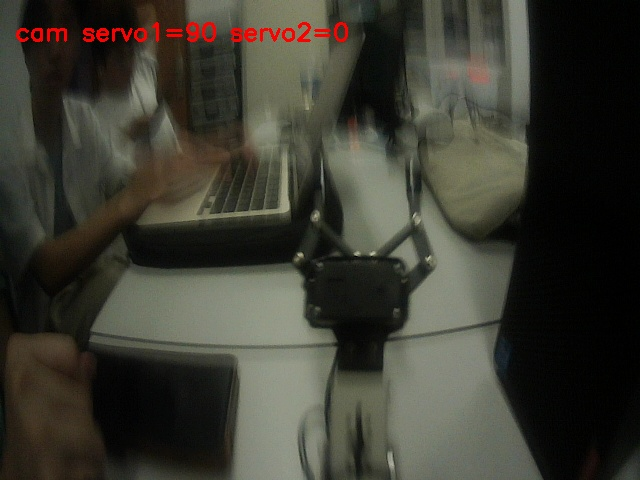
#> input picture artifacts/baseline/camera_forward_level.jpg, 640 x 480 px
$ python -i black_adapter_grab_demo.py   (imports and definitions only)
#> lines starting #> are read from the running program, lines starting #| are printed output that depends on the picture; after the words box and inside, x2 and y2 are one past the last pixel; in counts of white or black regions, pixels touching at a corner belong together
#> further down, picture is the input picture: shape (480, 640, 3); mean B, G, R 49.5, 59.2, 60.1
#!/usr/bin/env python3
import argparse
import sys
import time

import cv2
import numpy as np

sys.path.insert(0, "/home/pi/Transbot/py_install")
from Transbot_Lib import Transbot  # noqa: E402


def clamp(value, lo, hi):
    return max(lo, min(hi, value))


# [4 lines left out: function stop, not called in this run]


def draw_label(frame, text, y=28):
    cv2.putText(frame, text, (16, y), cv2.FONT_HERSHEY_SIMPLEX, 0.72, (0, 0, 255), 2)


def find_black_adapter(frame):
    h, w = frame.shape[:2]
#> h = 480; w = 640
    hsv = cv2.cvtColor(frame, cv2.COLOR_BGR2HSV)
#> hsv: shape (480, 640, 3); mean H, S, V 32.4, 60.1, 62.2

    # Dark, low-value objects. Keep this broad: black plastic varies a lot with glare.
    mask = cv2.inRange(hsv, np.array([0, 0, 0]), np.array([180, 255, 115]))
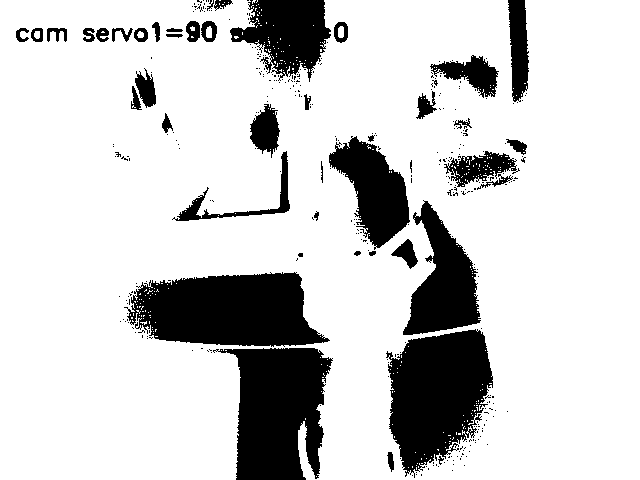
#> mask: shape (480, 640); 81% white; 357 black regions (315 under 20 px), largest, box (x1, y1, x2, y2) and area: (124, 272, 330, 347) 11167, (386, 329, 493, 478) 10632, (213, 348, 333, 480) 10625

    # Ignore borders and the top half of the frame to avoid walls, ceiling edges, and banners.
    roi = np.zeros_like(mask)
    x1, x2 = int(w * 0.25), int(w * 0.75)
#> x1 = 160; x2 = 480
    y1, y2 = int(h * 0.45), int(h * 0.86)
#> y1 = 216; y2 = 412
    roi[y1:y2, x1:x2] = 255
    mask = cv2.bitwise_and(mask, roi)
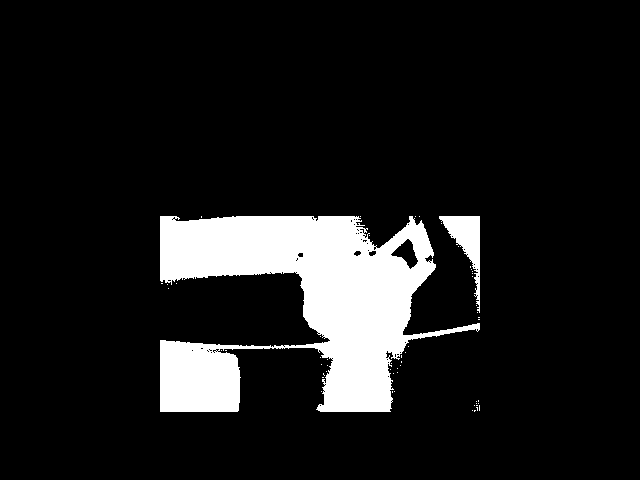
#> mask: shape (480, 640); 10.9% white; 55 white regions (53 under 20 px), largest, box (x1, y1, x2, y2) and area: (160, 216, 480, 412) 32158, (439, 216, 480, 313) 1375

    mask = cv2.erode(mask, np.ones((9, 9), np.uint8), iterations=1)
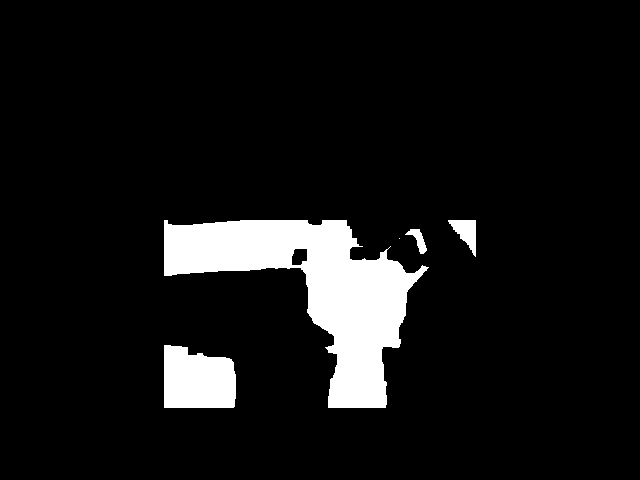
#> mask: shape (480, 640); 8% white; 5 white regions (1 under 20 px), largest, box (x1, y1, x2, y2) and area: (164, 220, 429, 408) 20019, (164, 345, 236, 408) 3926, (448, 220, 476, 257) 533, (405, 229, 427, 254) 223
    mask = cv2.dilate(mask, np.ones((13, 13), np.uint8), iterations=2)
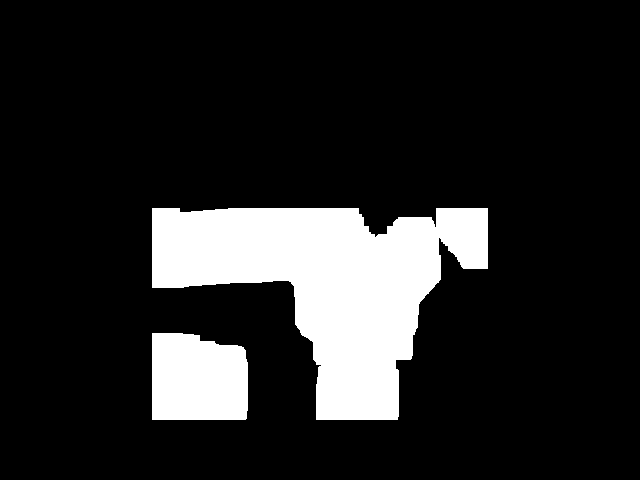
#> mask: shape (480, 640); 14.6% white; 2 white regions

    contours, _ = cv2.findContours(mask, cv2.RETR_EXTERNAL, cv2.CHAIN_APPROX_SIMPLE)
#> contours = 2 contours; box (x1, y1, x2, y2) and area: (152, 208, 488, 420) 36588, (152, 333, 248, 420) 7585
    candidates = []
    for cnt in contours:
        area = cv2.contourArea(cnt)
        if area < 350 or area > w * h * 0.08:
            continue
        x, y, bw, bh = cv2.boundingRect(cnt)
        if bw < 24 or bh < 24:
            continue
        if bw > w * 0.22 or bh > h * 0.26:
            continue
        if x <= x1 + 2 or x + bw >= x2 - 2 or y <= y1 + 2 or y + bh >= y2 - 2:
            # Avoid objects cut off by the ROI edge; they are often false positives.
            continue
        aspect = bw / float(bh)
        if aspect < 0.35 or aspect > 3.2:
            continue
        rect_area = bw * bh
        fill = area / float(rect_area)
        if fill < 0.12:
            continue
        bottom_ratio = (y + bh) / float(h)
        center_bias = 1.0 - min(abs((x + bw / 2.0) / w - 0.5) * 1.8, 0.9)
        score = area * (bottom_ratio ** 2.0) * center_bias
        candidates.append((score, area, x, y, bw, bh, fill))
#> this loop made 2 passes
#> (area, x, y, bw, bh) on pass 1: (7585, 152, 333, 96, 87)
#> area on pass 2: 36587.5
#> after the loop, candidates = []

    if not candidates:
        return None, mask
    candidates.sort(reverse=True)
    _, area, x, y, bw, bh, fill = candidates[0]
    return {
        "x": x,
        "y": y,
        "w": bw,
        "h": bh,
        "area": area,
        "fill": fill,
        "cx": x + bw / 2.0,
        "cy": y + bh / 2.0,
        "bottom": y + bh,
    }, mask


# [107 lines left out: functions grab, main, not called in this run]


# [2 lines not run here, left out]

>>> import cv2
>>> picture = cv2.imread('../artifacts/baseline/camera_forward_level.jpg')
>>> result = find_black_adapter(picture)

$ run again, on artifacts/baseline/yolo_book_bbox.jpg
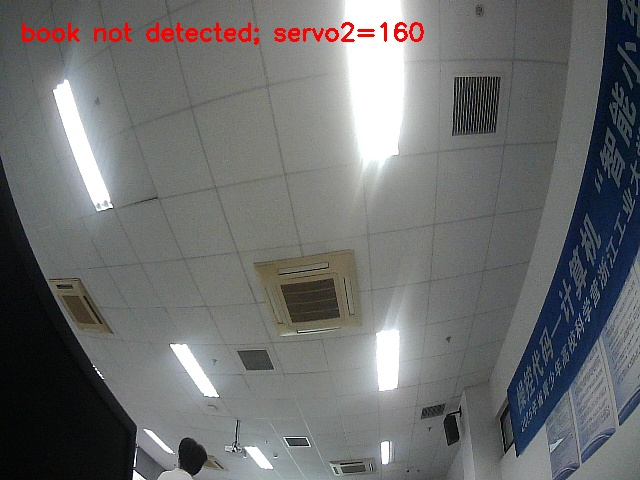
#> input picture artifacts/baseline/yolo_book_bbox.jpg, 640 x 480 px
#> picture is the input picture: shape (480, 640, 3); mean B, G, R 109.6, 109.5, 108.6
#> hsv: shape (480, 640, 3); mean H, S, V 65.7, 29.5, 114.2
#> in find_black_adapter, `mask = cv2.inRange(hsv, np.array([0, 0, 0]), np.array([180, 255, 115]))`:
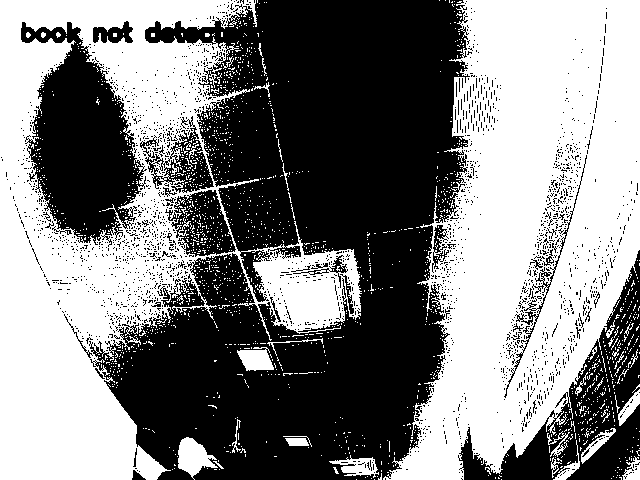
#> mask: shape (480, 640); 50.2% white; 2190 black regions (2153 under 20 px), largest, box (x1, y1, x2, y2) and area: (89, 0, 470, 480) 112533, (21, 22, 147, 247) 15456, (458, 250, 640, 480) 12167
#> in find_black_adapter, `mask = cv2.dilate(mask, np.ones((13, 13), np.uint8), iterations=2)`:
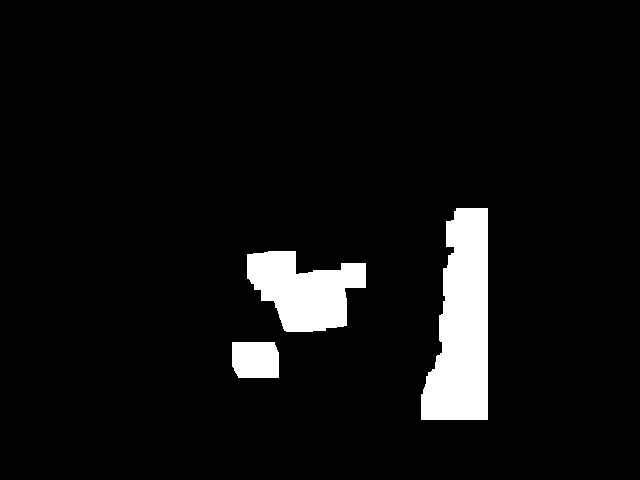
#> mask: shape (480, 640); 5.9% white; 3 white regions
#> contours = 3 contours; box (x1, y1, x2, y2) and area: (421, 208, 488, 420) 10108, (247, 251, 366, 332) 6024, (232, 342, 279, 378) 1550
#> the loop in find_black_adapter, `for cnt in contours:` made 3 passes
#> (area, x, y, bw, bh, aspect, rect_area, fill) on passes 1 to 2: (1550, 232, 342, 47, 36, 1.31, 1692, 0.916), (6023.5, 247, 251, 119, 81, 1.47, 9639, 0.625)
#> after the loop in find_black_adapter, `for cnt in contours:`: candidates = [(786.9, 1550, 232, 342, 47, 36, 0.916), (2772.2, 6023.5, 247, 251, 119, 81, 0.625)]
#> in find_black_adapter, `_, area, x, y, bw, bh, fill = candidates[0]`: area = 6023.5; x = 247; y = 251; bw = 119; bh = 81
